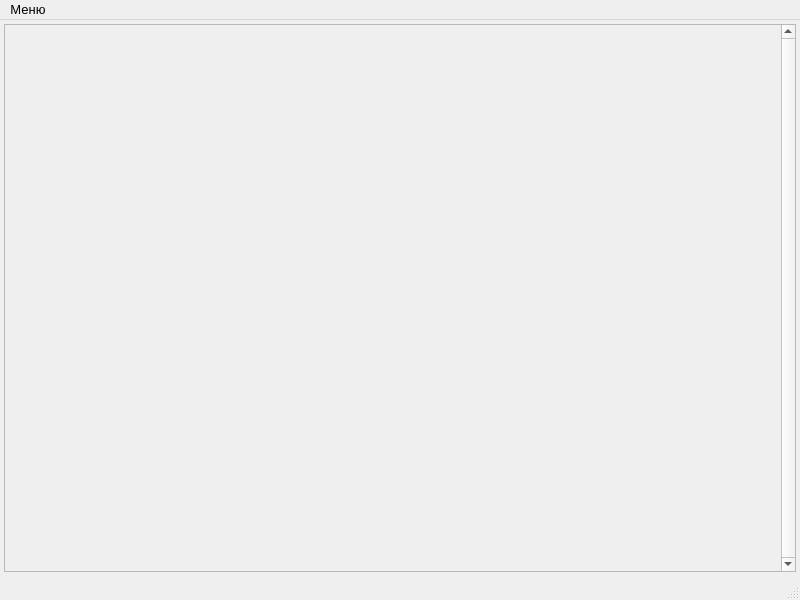
<?xml version="1.0" encoding="UTF-8"?>
<ui version="4.0">
 <class>DataView</class>
 <widget class="QMainWindow" name="DataView">
  <property name="geometry">
   <rect>
    <x>0</x>
    <y>0</y>
    <width>800</width>
    <height>600</height>
   </rect>
  </property>
  <property name="font">
   <font>
    <pointsize>10</pointsize>
   </font>
  </property>
  <property name="windowTitle">
   <string>Отображение данных</string>
  </property>
  <widget class="QWidget" name="centralwidget">
   <layout class="QVBoxLayout" name="verticalLayout">
    <property name="margin">
     <number>4</number>
    </property>
    <item>
     <widget class="QScrollArea" name="scrollArea">
      <property name="font">
       <font>
        <pointsize>10</pointsize>
       </font>
      </property>
      <property name="verticalScrollBarPolicy">
       <enum>Qt::ScrollBarAlwaysOn</enum>
      </property>
      <property name="widgetResizable">
       <bool>true</bool>
      </property>
      <widget class="QWidget" name="scrollAreaWidgetContents">
       <property name="geometry">
        <rect>
         <x>0</x>
         <y>0</y>
         <width>772</width>
         <height>535</height>
        </rect>
       </property>
       <layout class="QVBoxLayout" name="verticalLayout_3">
        <item>
         <layout class="QVBoxLayout" name="scrollAreaLayout">
          <property name="spacing">
           <number>20</number>
          </property>
         </layout>
        </item>
       </layout>
      </widget>
     </widget>
    </item>
   </layout>
  </widget>
  <widget class="QMenuBar" name="menubar">
   <property name="geometry">
    <rect>
     <x>0</x>
     <y>0</y>
     <width>800</width>
     <height>27</height>
    </rect>
   </property>
   <widget class="QMenu" name="menu">
    <property name="title">
     <string>Меню</string>
    </property>
    <addaction name="separator"/>
    <addaction name="fontAction"/>
    <addaction name="separator"/>
    <addaction name="quitAction"/>
   </widget>
   <addaction name="menu"/>
  </widget>
  <widget class="QStatusBar" name="statusbar">
   <property name="font">
    <font>
     <pointsize>12</pointsize>
     <weight>75</weight>
     <bold>true</bold>
    </font>
   </property>
  </widget>
  <action name="fontAction">
   <property name="text">
    <string>Шрифт</string>
   </property>
   <property name="toolTip">
    <string>Изменить шрифт в таблицах</string>
   </property>
  </action>
  <action name="quitAction">
   <property name="text">
    <string>Выход</string>
   </property>
   <property name="shortcut">
    <string>Esc</string>
   </property>
  </action>
 </widget>
 <resources/>
 <connections/>
</ui>
